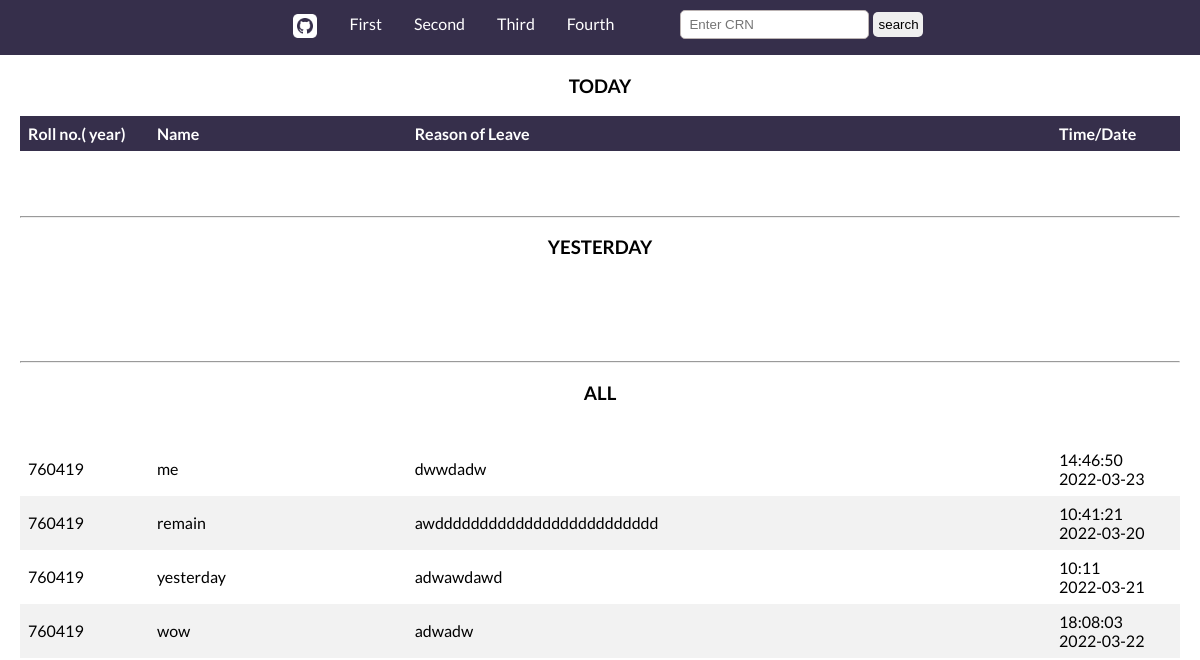
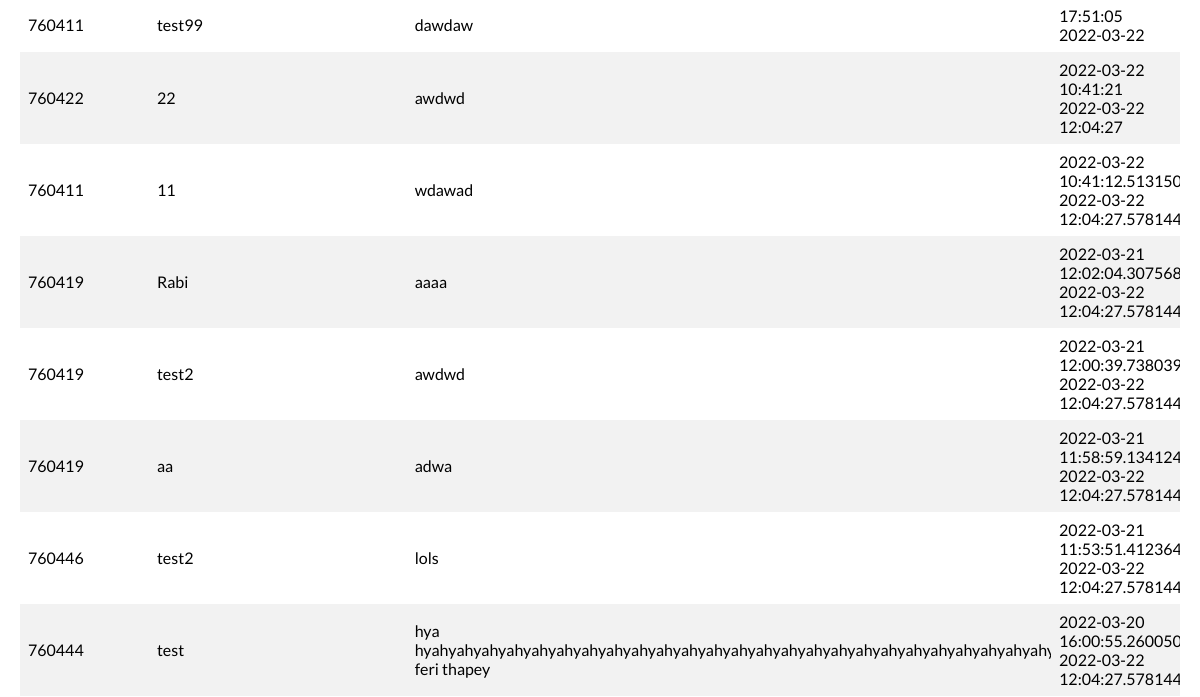
/applicants-lists/ (upper part), run on an earlier commit of the app's database (2 pictures, top to bottom).
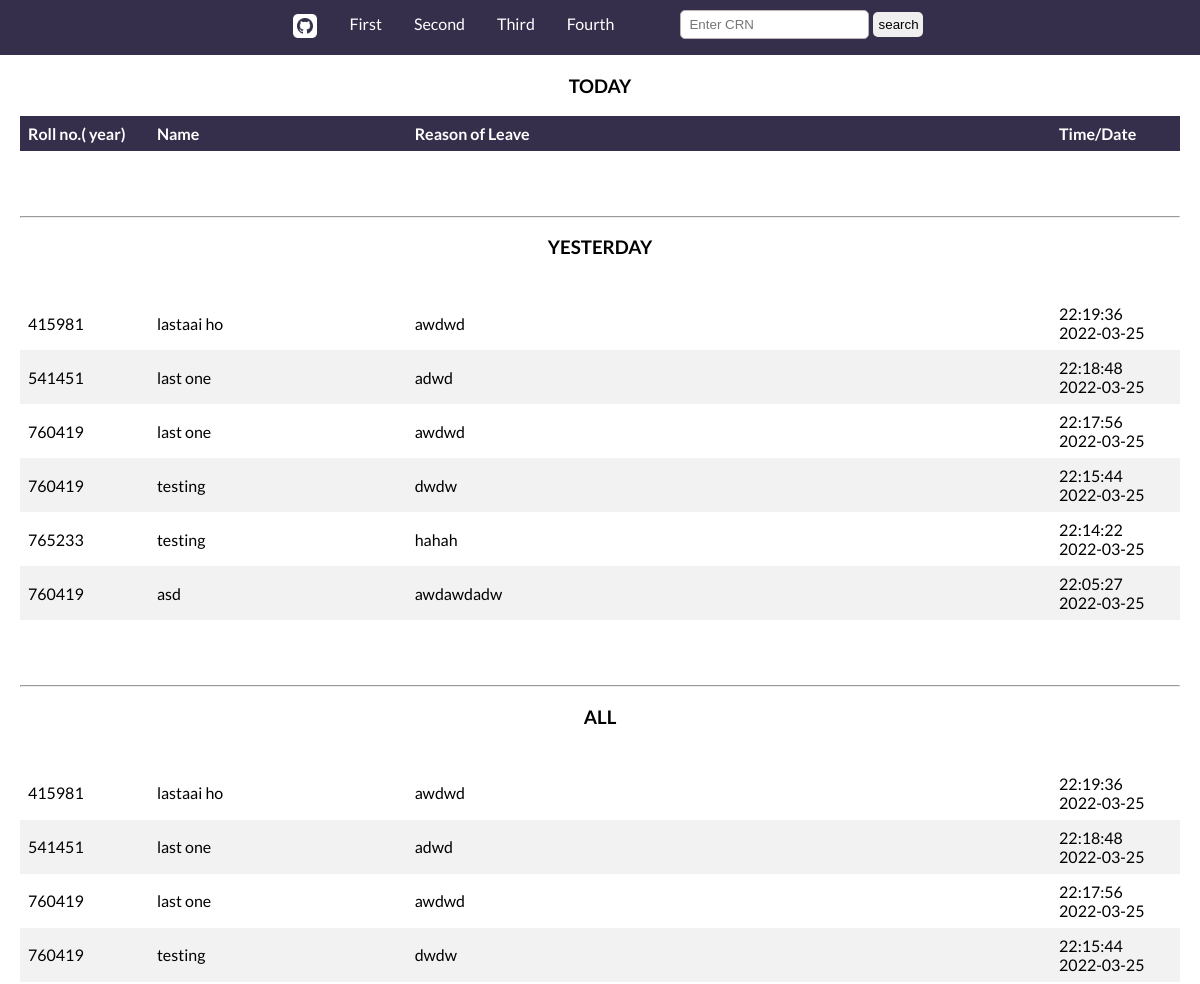
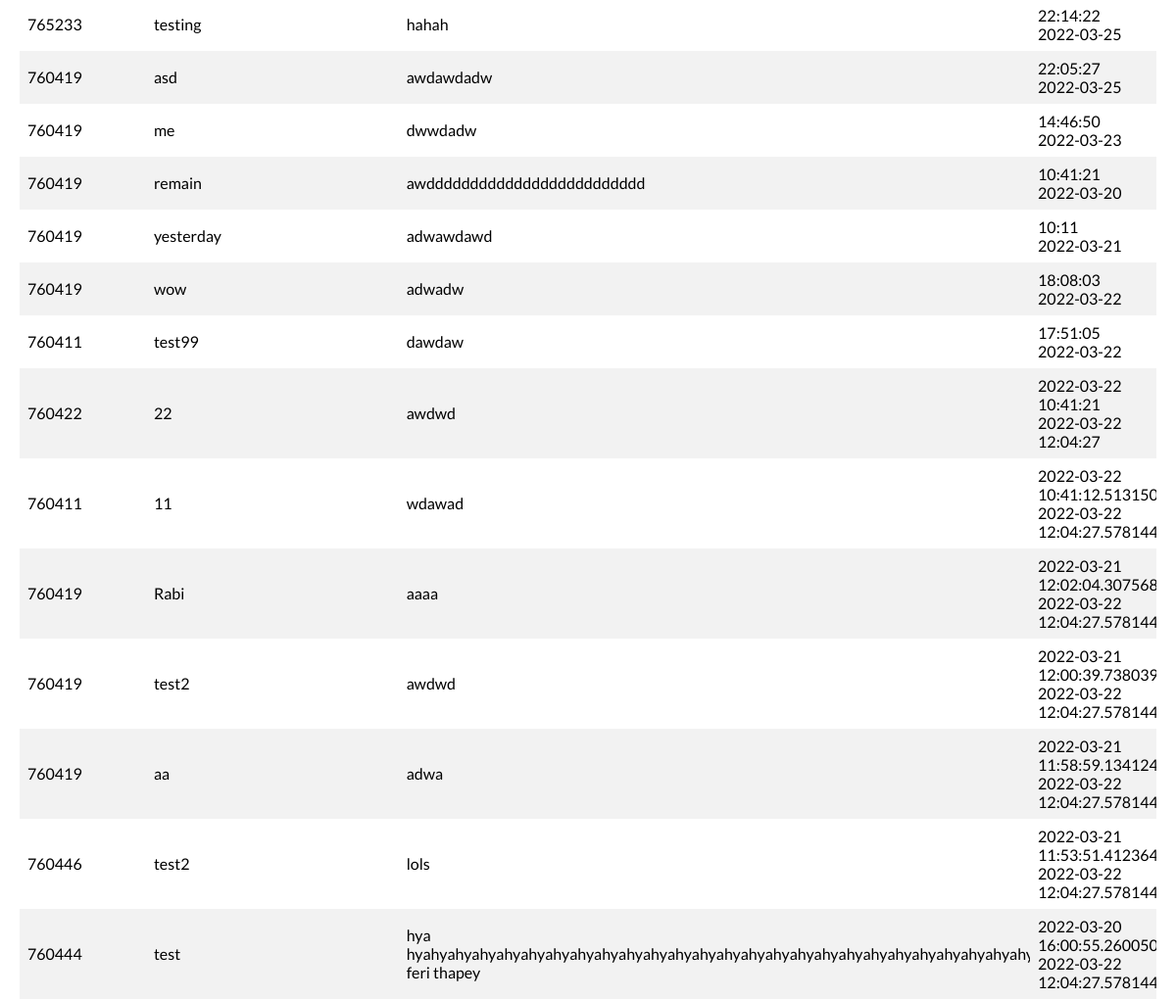
And on a later commit of the database (2 pictures, top to bottom).
### leaveformapp/models.py (models this page shows, shortened)
class Students(models.Model):
    id = models.AutoField(primary_key=True)
    fullname = models.CharField(max_length=50)
    roll = models.IntegerField()
    year = models.CharField(max_length=50)
    createdTime = models.CharField(max_length=50)
    createdDate = models.CharField(max_length=50)
    reason = models.TextField()

### leaveformapp/views.py (the view)
# urls.py: path('applicants-lists/', views.listofapplicants, name='applicants'),
def listofapplicants(request):
    if request.method == 'POST':
        searched = request.POST['searched']
        searched_data = Students.objects.filter(
            roll=searched).order_by('-id')
        return render(request, 'applicants.html', {'searched_data': searched_data})
    else:
        tz_ktm = pytz.timezone('Asia/Kathmandu')
        now = datetime.now(tz_ktm)
        today = str(now).split(" ")[0]
        yesterday = str(now-timedelta(days=1)).split(" ")[0]
        remainingdays = str(now-timedelta(days=2)).split(" ")[0]
        todaydata = Students.objects.all().filter(
            createdDate=today).order_by('-id')
        yesterdaydata = Students.objects.all().filter(
            createdDate=yesterday).order_by('-id')
        remainingdata = Students.objects.all().order_by('-id')
        context = {
            'today': todaydata,
            'yesterday': yesterdaydata,
            'remainings': remainingdata
        }
        return render(request, 'applicants.html', context)

### templates/applicants.html (shortened to what this page needs)
{% extends 'base.html'%}

### templates/base.html (shortened to what this page needs)
{% load static %}
<!DOCTYPE html>
<html lang="en">
<head>
    <link rel="stylesheet" href={% static 'liststyle.css' %}>
</head>
<body>
    <nav >
        <ul >
            <li ><a
                    href="https://github.com/rabibasukala01/Application-of-Leave"><img src={%static 'github.png'%} alt="contribute"></a>
            </li>
            <li><a href="{% url 'firstyear'%}">First</a></li>
            <li><a href="{% url 'secondyear'%}">Second</a></li>
            <li><a href="{% url 'thirdyear'%}">Third</a></li>
            <li><a href="{% url 'fourthyear'%}">Fourth</a></li>
            <li>
                <form action="" method="post" style="margin-left:50px ;">
                    <input type="text" name="searched" id="searchfield" placeholder="Enter CRN">
                    <input type="submit" name="submit" value="search" id="search-btn">
                </form>
            </li>
        </ul>
    </nav>
    <div id="container">
        <table class="table">
            <h3 style="text-align: center;">TODAY</h3>
            <colgroup>
                <col style="width:10%">
                <col style="width:20%">
                <col style="width:50%">
                <col style="width:10%">
            </colgroup>
            <tr style="background-color: #362f4b; color: whitesmoke;">
                <th>Roll no.({% block yearblock%} {%endblock%} year)</th>
                <th>Name</th>
                <th>Reason of Leave</th>
                <th>Time/Date </th>
            </tr>
            {%if searched_data%}
            {%for data in searched_data%}
            <tr>
                <td>{{data.roll}}{{year}}</td>
                <td>{{data.fullname}}</td>
                <td>{{data.reason}}</td>
                <td>{{data.createdTime}} <br> {{data.createdDate}}</td>
            </tr>
            {%endfor%}
        </table>
        {%else%}
        <br>
        <br>
        <br>
        <hr>
        <h3 style="text-align: center;">YESTERDAY</h3>
        <br>
        <table class="table">
            <colgroup>
                <col style="width:10%">
                <col style="width:20%">
                <col style="width:50%">
                <col style="width:10%">
            </colgroup>
            {% for data in yesterday %}
            <tr>
                <td>{{data.roll}}</td>
                <td>{{data.fullname}}</td>
                <td>{{data.reason}}</td>
                <td>{{data.createdTime}} <br> {{data.createdDate}}</td>
            </tr>
            {% endfor %}
        </table>
        <br>
        <br>
        <br>
        <hr>
        <h3 style="text-align: center;">ALL</h3>
        <br>
        <table class="table">
            <colgroup>
                <col style="width:10%">
                <col style="width:20%">
                <col style="width:50%">
                <col style="width:10%">
            </colgroup>
            {% for data in remainings %}
            <tr>
                <td>{{data.roll}}</td>
                <td>{{data.fullname}}</td>
                <td>{{data.reason}}</td>
                <td>{{data.createdTime}} <br> {{data.createdDate}}</td>
            </tr>
            {% endfor %}
        </table>
        {%endif%}
    </div>
</body>
</html>

What changed in the data, as far as the page shows it:
added Students: roll "415981", fullname "lastaai ho", reason "awdwd", createdTime "22:19:36", createdDate "2022-03-25"
added Students: roll "541451", fullname "last one", reason "adwd", createdTime "22:18:48", createdDate "2022-03-25"
added Students: roll "760419", fullname "last one", reason "awdwd", createdTime "22:17:56", createdDate "2022-03-25"
added Students: roll "760419", fullname "testing", reason "dwdw", createdTime "22:15:44", createdDate "2022-03-25"
added Students: roll "765233", fullname "testing", reason "hahah", createdTime "22:14:22", createdDate "2022-03-25"
added Students: roll "760419", fullname "asd", reason "awdawdadw", createdTime "22:05:27", createdDate "2022-03-25"
